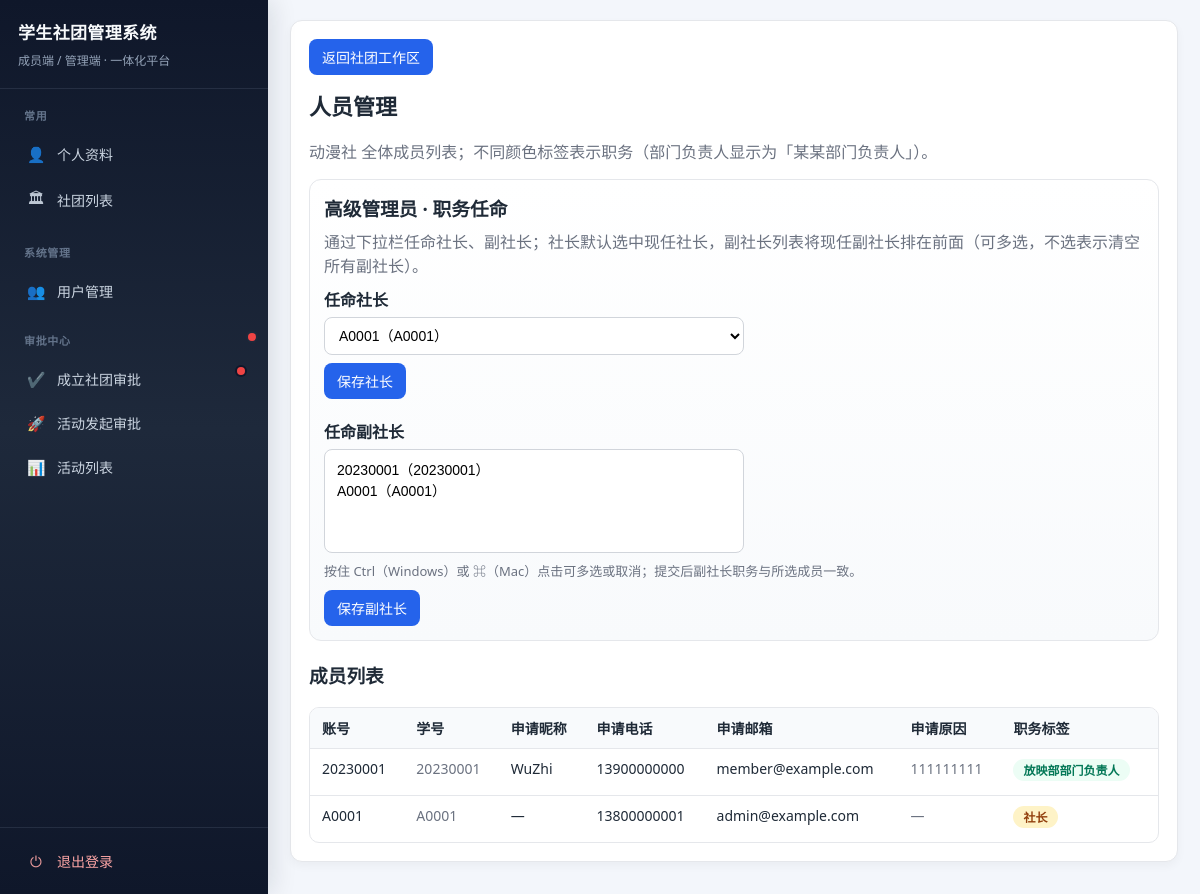
/my-clubs/2/positions/ (signed in), run on the app's committed database.
### club/models.py (models this page shows, shortened)
class ClubInfo(models.Model):
    name = models.CharField(max_length=128, default="学生社团")
    intro = models.TextField(blank=True)
    charter = models.TextField(blank=True)
    contact = models.CharField(max_length=128, blank=True)
    logo_url = models.URLField("标志图片链接", blank=True)
    logo = models.ImageField("标志图片（上传）", upload_to="club_logos/", blank=True)
    principal = models.CharField(max_length=64, blank=True)

class MemberAssignment(models.Model):
    profile = models.ForeignKey(MemberProfile, on_delete=models.CASCADE, related_name="assignments")
    department = models.ForeignKey(Department, on_delete=models.SET_NULL, null=True, blank=True)
    position = models.ForeignKey(Position, on_delete=models.SET_NULL, null=True, blank=True)
    is_active = models.BooleanField(default=True)
    start_date = models.DateField(default=timezone.now)
    end_date = models.DateField(null=True, blank=True)

class MemberProfile(models.Model):
    user = models.OneToOneField(settings.AUTH_USER_MODEL, on_delete=models.CASCADE, related_name="memberprofile")
    club = models.ForeignKey(
        "ClubInfo",
        on_delete=models.SET_NULL,
        null=True,
        blank=True,
        related_name="members",
        help_text="所属社团；高级管理员通常为空。",
    )
    role = models.CharField(max_length=20, choices=RoleChoices.choices, default=RoleChoices.MEMBER)
    student_id = models.CharField(max_length=32, unique=True, null=True, blank=True)
    phone = models.CharField(max_length=32, unique=True, null=True, blank=True)
    email = models.EmailField(blank=True)
    college = models.CharField(max_length=64, blank=True)
    grade = models.CharField(max_length=32, blank=True)
    def display_name(self):
        sid = (self.student_id or "").strip()
        if sid:
            return sid
        user = getattr(self, "user", None)
        if user and user.username:
            return user.username
        return f"用户{self.pk}"

class JoinApplication(models.Model):
    club = models.ForeignKey(
        "ClubInfo",
        on_delete=models.CASCADE,
        null=True,
        blank=True,
        related_name="join_applications",
    )
    nickname = models.CharField("昵称", max_length=64, blank=True)
    student_id = models.CharField(max_length=32)
    phone = models.CharField(max_length=32)
    email = models.EmailField(blank=True)
    reason = models.TextField("申请原因", blank=True)
    status = models.CharField(max_length=16, choices=ApplicationStatus.choices, default=ApplicationStatus.PENDING)
    review_comment = models.TextField(blank=True)
    reviewed_by = models.ForeignKey(settings.AUTH_USER_MODEL, on_delete=models.SET_NULL, null=True, blank=True)
    reviewed_at = models.DateTimeField(null=True, blank=True)
    created_at = models.DateTimeField(auto_now_add=True)
    updated_at = models.DateTimeField(auto_now=True)
    class Meta:
        ordering = ["-created_at"]

### club/views.py (the view, shortened to what this page needs)
# urls.py: path("my-clubs/<int:club_pk>/positions/", views.position_manage, name="club_position_manage"),
@login_required
def position_manage(request, club_pk=None):
    user = cast(User, request.user)
    profile = user.memberprofile
    if profile.role == RoleChoices.SUPER_ADMIN:
        if not club_pk:
            messages.info(request, "请从社团列表进入具体社团后再管理人员职务")
            return redirect("club:club_list")
        club = get_object_or_404(ClubInfo, pk=club_pk)
    else:
        club = _require_manageable_club(profile, club_pk)
    president_assignment = _get_active_assignment_by_position(club, Position.NameChoices.PRESIDENT)
    vice_assignments = list(_get_active_assignments_by_position(club, Position.NameChoices.VICE_PRESIDENT))
    vice_assignment = vice_assignments[0] if vice_assignments else None
    candidates = _club_member_candidates_qs(club)
    member_rows = _personnel_member_rows(club)
    is_super_admin_positions = profile.role == RoleChoices.SUPER_ADMIN
    pres_ord = (
        _ordered_profiles_president_dropdown(
            club,
            president_assignment.profile_id if president_assignment else None,
        )
        if is_super_admin_positions
        else None
    )
    vice_ids = {a.profile_id for a in vice_assignments}
    vice_ord = _ordered_profiles_vice_dropdown(club, vice_ids) if is_super_admin_positions else None
    vice_select_size = min(12, max(4, len(vice_ord))) if vice_ord else 4
    vice_selected_profile_ids = list(vice_ids)
    return render(
        request,
        "club/club_position_manage.html",
        {
            "club": club,
            "president_assignment": president_assignment,
            "vice_assignment": vice_assignment,
            "vice_assignments": vice_assignments,
            "candidates": candidates,
            "is_president": is_super_admin_positions or _is_current_president(user, club),
            "member_rows": member_rows,
            "is_super_admin_positions": is_super_admin_positions,
            "president_candidates_ordered": pres_ord,
            "vice_candidates_ordered": vice_ord,
            "vice_select_size": vice_select_size,
            "vice_selected_profile_ids": vice_selected_profile_ids,
        },
    )

### club/views.py (called while the page is built)
def _club_member_candidates_qs(club):
    return (
        MemberProfile.objects.filter(memberships__club=club, memberships__is_active=True)
        .exclude(role=RoleChoices.SUPER_ADMIN)
        .distinct()
        .order_by("student_id", "user__username", "id")
    )

def _ordered_profiles_president_dropdown(club, current_president_profile_id=None):
    base = list(_club_member_candidates_qs(club))
    if not current_president_profile_id:
        return base
    head = [p for p in base if p.id == current_president_profile_id]
    tail = [p for p in base if p.id != current_president_profile_id]
    return head + tail

def _ordered_profiles_vice_dropdown(club, current_vice_profile_ids):
    base = list(_club_member_candidates_qs(club))
    sid = set(current_vice_profile_ids)
    head = [p for p in base if p.id in sid]
    tail = [p for p in base if p.id not in sid]
    return head + tail

def _get_leadership_department(club):
    if not club:
        return None
    return Department.objects.filter(club=club, name="管理层").first()

def _get_active_assignments_by_position(club, position_name):
    dept = _get_leadership_department(club)
    if not dept:
        return MemberAssignment.objects.none()
    return (
        MemberAssignment.objects.filter(
            department=dept,
            position__name=position_name,
            is_active=True,
        )
        .select_related("profile", "position", "department")
        .order_by("pk")
    )

def _get_active_assignment_by_position(club, position_name):
    return _get_active_assignments_by_position(club, position_name).first()

### templates/club/club_position_manage.html (shortened to what this page needs)
{% extends 'club/base.html' %}
{% block page_back %}
<p class="page-back"><a class="btn" href="{% url 'club:my_club_detail' club.pk %}">返回社团工作区</a></p>
{% endblock %}
{% block content %}
<h2>人员管理</h2>
<p class="muted">{{ club.name }} 全体成员列表；不同颜色标签表示职务（部门负责人显示为「某某部门负责人」）。</p>
{% if is_super_admin_positions %}
<div class="section-card" style="margin-bottom:18px;">
    <h3 style="margin-top:0;">高级管理员 · 职务任命</h3>
    <p class="muted" style="margin-top:0;">通过下拉栏任命社长、副社长；社长默认选中现任社长，副社长列表将现任副社长排在前面（可多选，不选表示清空所有副社长）。</p>
    <form method="post" style="margin-bottom:20px;">
        <p style="margin-bottom:8px;">
            <label for="id_president_profile_id"><strong>任命社长</strong></label><br>
            <select id="id_president_profile_id" name="president_profile_id" required style="min-width:280px; margin-top:6px;">
                {% for c in president_candidates_ordered %}
                <option value="{{ c.id }}" {% if president_assignment and president_assignment.profile_id == c.id %}selected{% endif %}>{{ c.display_name }}（{{ c.student_id|default:'-' }}）</option>
                {% endfor %}
            </select>
        </p>
        <button type="submit" class="btn">保存社长</button>
    </form>
    <form method="post">
        <p style="margin-bottom:8px;">
            <label for="id_vice_profile_ids"><strong>任命副社长</strong></label><br>
            <select id="id_vice_profile_ids" name="vice_profile_ids" multiple size="{{ vice_select_size }}" style="min-width:280px; margin-top:6px;">
                {% for c in vice_candidates_ordered %}
                <option value="{{ c.id }}" {% if c.id in vice_selected_profile_ids %}selected{% endif %}>{{ c.display_name }}（{{ c.student_id|default:'-' }}）</option>
                {% endfor %}
            </select>
        </p>
        <p class="muted" style="font-size:13px; margin:0 0 10px;">按住 Ctrl（Windows）或 ⌘（Mac）点击可多选或取消；提交后副社长职务与所选成员一致。</p>
        <button type="submit" class="btn">保存副社长</button>
    </form>
</div>
{% endif %}
<h3>成员列表</h3>
<table>
    <tr>
        <th>账号</th>
        <th>学号</th>
        <th>申请昵称</th>
        <th>申请电话</th>
        <th>申请邮箱</th>
        <th>申请原因</th>
        <th>职务标签</th>
    </tr>
    {% for row in member_rows %}
    <tr>
        <td>{{ row.profile.display_name }}</td>
        <td class="muted">{{ row.profile.student_id|default:"—" }}</td>
        <td>{{ row.join_nickname }}</td>
        <td>{{ row.join_phone }}</td>
        <td>{{ row.join_email }}</td>
        <td class="muted" style="max-width:280px;">{{ row.join_reason|truncatechars:60 }}</td>
        <td>
            {% for t in row.tags %}
            <span class="role-tag {{ t.tag_class }}">{{ t.label }}</span>
            {% endfor %}
        </td>
    </tr>
    {% empty %}
    <tr><td colspan="7" class="muted">暂无在籍成员</td></tr>
    {% endfor %}
</table>
{% endblock %}

### templates/club/base.html (style rules this page uses)
:root { --bg: #f3f6fb; --card: #ffffff; --text: #1f2a37; --muted: #6b7280; --border: #e5e7eb; --primary: #2563eb; --primary-hover: #1d4ed8; --success-bg: #ecfdf3; }
* { box-sizing: border-box; }
body { margin: 0; background: var(--bg); color: var(--text); font-family: "Segoe UI", "Microsoft YaHei", Arial, sans-serif; min-height: 100vh; }
h2 { margin-top: 0; font-size: 22px; }
h3 { margin-top: 20px; }
.muted { color: var(--muted); }
table { border-collapse: separate; border-spacing: 0; width: 100%; margin-top: 12px; border: 1px solid var(--border); border-radius: 10px; overflow: hidden; }
th, td { padding: 10px 12px; text-align: left; border-bottom: 1px solid var(--border); vertical-align: top; font-size: 14px; }
th { background: #f8fafc; font-weight: 600; }
tr:last-child td { border-bottom: none; }
input, select, textarea { width: 100%; max-width: 420px; padding: 9px 10px; border: 1px solid #d1d5db; border-radius: 8px; outline: none; font-size: 14px; background: #fff; }
button, input[type="submit"], .btn { border: none; border-radius: 8px; background: var(--primary); color: #fff; padding: 8px 13px; cursor: pointer; text-decoration: none; display: inline-block; font-size: 14px; font-family: inherit; }
.page-back { margin: 0 0 14px 0; }
.page-back a.btn { margin-right: 8px; }
a { color: #1d4ed8; }
form p { margin: 0 0 12px; }
.role-tag { font-size: 12px; padding: 2px 10px; border-radius: 999px; font-weight: 600; }
.role-tag.president { background: #fef3c7; color: #92400e; }
.role-tag.dept-head { background: #ecfdf5; color: #047857; }
.role-tag { margin-right: 6px; margin-bottom: 4px; display: inline-block; }
.workspace-card, .section-card { border: 1px solid var(--border); border-radius: 12px; padding: 14px; background: linear-gradient(180deg, #fff 0%, #f8fafc 100%); }
.workspace-card h3, .section-card h3 { margin-top: 0; margin-bottom: 8px; }
.workspace-card p, .section-card p { margin: 0 0 10px; }

### data on the page
ClubInfo: name "动漫社"
MemberAssignment: president_profile_id "A0001（A0001）"
MemberProfile: {{ c.id }} 2 (drawn), profile.display_name "20230001", profile.student_id "20230001", join_nickname "WuZhi", join_phone "13900000000", join_email "member@example.com", join_reason "111111111", label "放映部部门负责人"
MemberProfile: {{ c.id }} 1 (drawn), profile.display_name "A0001", profile.student_id "A0001", join_nickname "—", join_phone "13800000001", join_email "admin@example.com", join_reason "—", label "社长"
